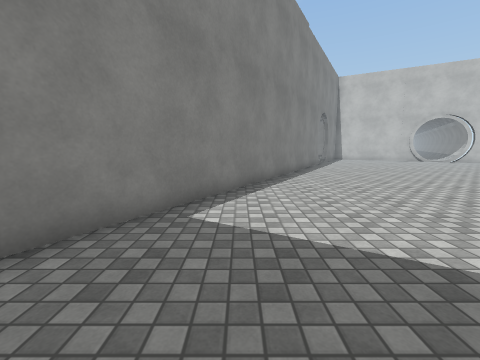
view 1 (above)

17 first-person views from a walk through a 3-D level made in the Unity game engine. The camera is 1.3 m above the floor, tilts 8° down and sees 90° across. The floor is counted in squares, 1 m on a side. Each view is taken from the middle of a square. On the plan, view 1 faces up. The plan holds only what a view shows up to about 12 squares ahead; the rest is blank. The place goes on beyond the plan. Surface patterns are stand-ins for the level's own textures.

view 2
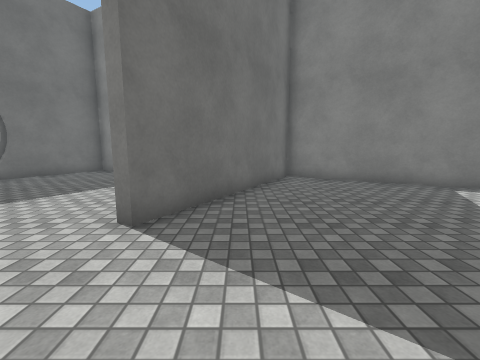

view 3
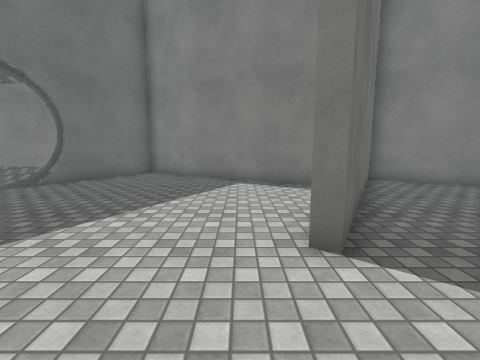

view 4
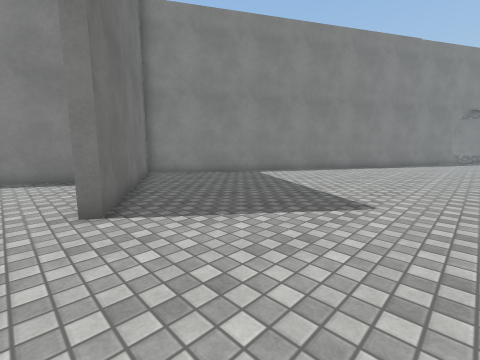

view 5
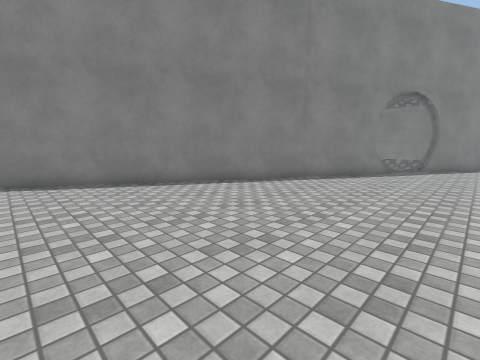

view 6
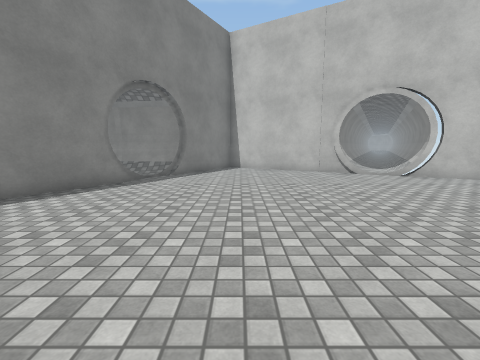

view 7
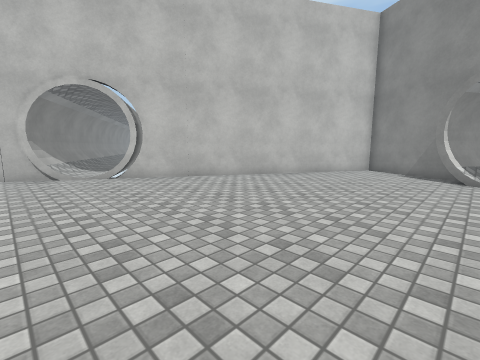

view 8
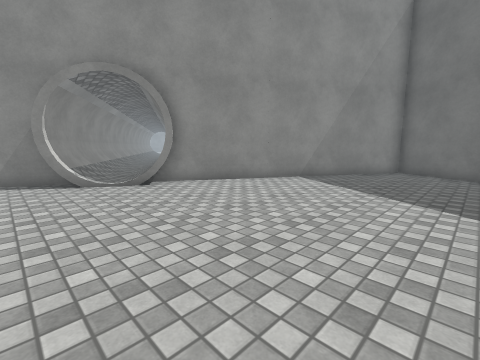

view 9
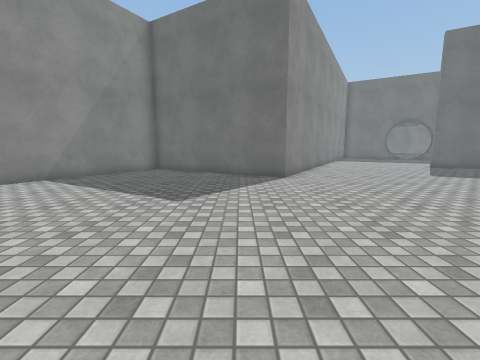

view 10
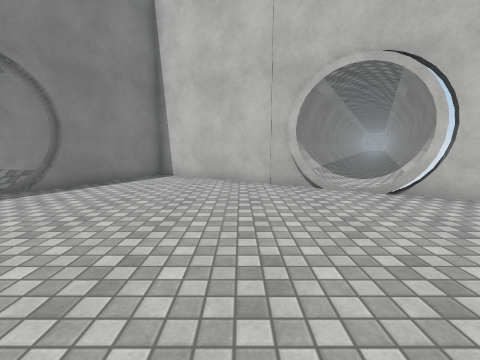

view 11
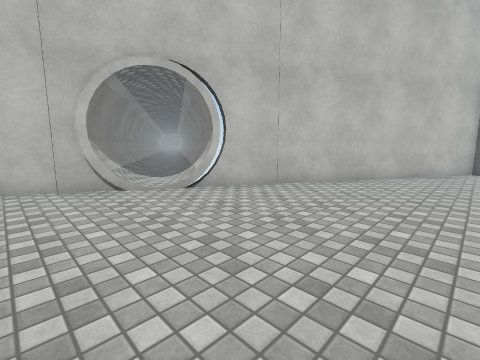

view 12
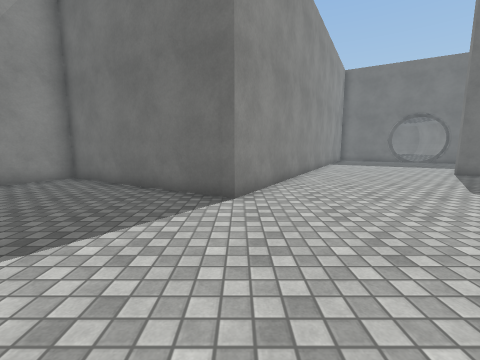

view 13
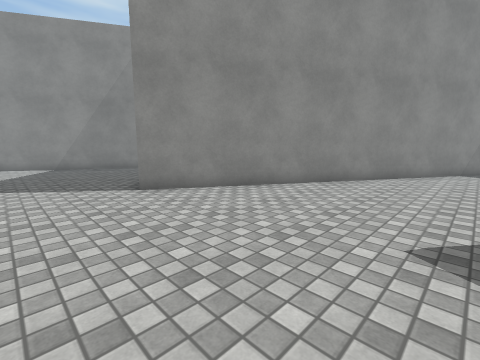

view 14
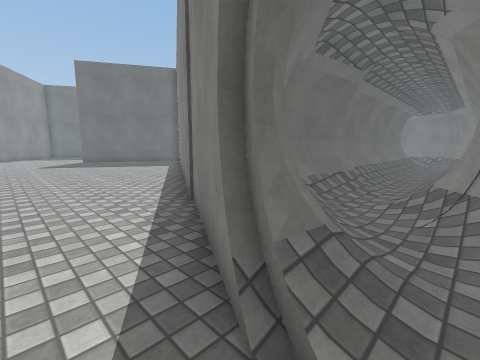

view 15
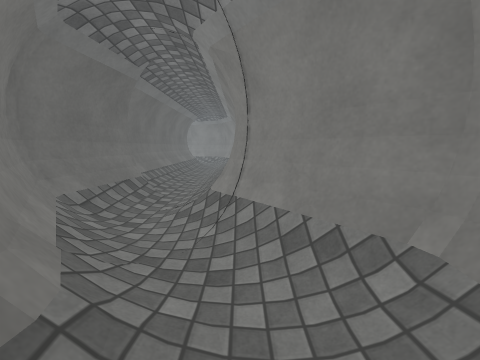

view 16
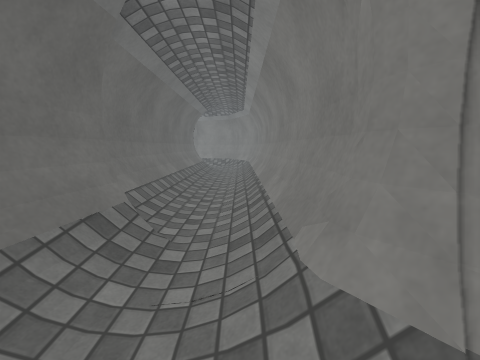

view 17
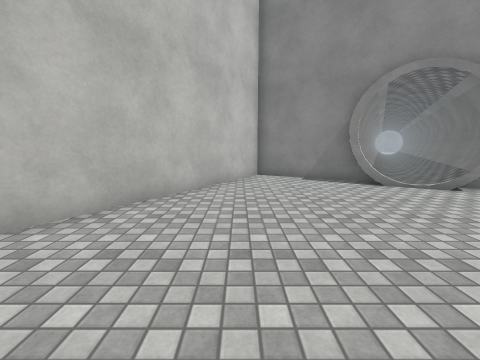

### Floor plan
Key: @ floor where view 1 was taken; # wall or solid block; . floor; / step, stairs or slope.
Columns run from 7 left of view 1 to 28 right of it. Each row starts with its distance up from view 1.
 24                 ###    ##/.#
 23                ##.###  #/./#
 22               ##....####//##
 21           #####.......#/./#
 20          ##////........//##
 19 ##########/../...........###
 18 //////////.///.............##
 17 ......./../##...............###
 16 #############.................###
 15          ###....................###
 14           #.......................##
 13          ##........................#
 12          #.........................#
 11         ##........................##
 10         #......................./##
  9        ##......................./###
  8       ##......................././/#
  7       #........................#//./
  6      ##........................###//
  5      #........................## ###
  4     ##........................#
  3     #........................##
  2    ##........................#
  1    #...............#........##
  0    #...@...........###......#
 -1    ##.............## ###...##
 -2     ####..........#    #####
 -3    ##..###.......##
 -4   ##.....#......##
 -5   #.............#
 -6  ##............##
 -7  #.............#
 -8 ##......... ..##
 -9 #.........  .##
-10 ##......    .#
-11  ###...     ##

Where each view was taken, in squares from view 1:
view 1: 0 up, 0 right, facing up
view 2: 2 down, 6 right, facing left
view 3: 5 down, 5 right, facing left
view 4: 5 down, 7 right, facing up-left
view 5: 5 up, 9 right, facing up-left
view 6: 9 up, 10 right, facing up
view 7: 9 up, 14 right, facing up-right
view 8: 11 up, 16 right, facing down-right
view 9: 11 up, 14 right, facing down
view 10: 13 up, 13 right, facing up
view 11: 13 up, 13 right, facing up-right
view 12: 7 up, 12 right, facing down
view 13: 4 up, 5 right, facing down-right
view 14: 19 up, 7 right, facing down-left
view 15: 19 up, 6 right, facing left
view 16: 18 up, 3 right, facing left
view 17: 14 up, 17 right, facing right
